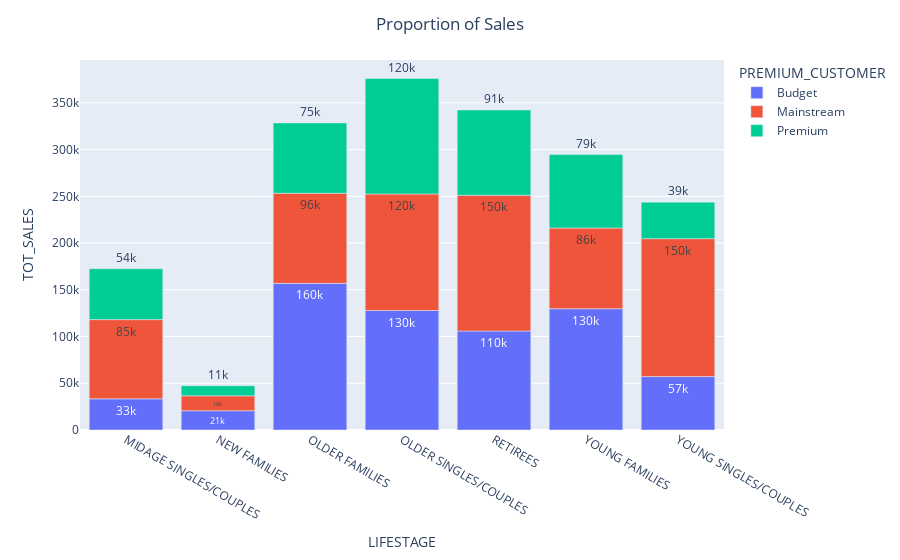

The notebook cell saved with this chart:
### Code cell
# Visualize correlation between Proportion of Customers/ total sales
df_corr = df.groupby(['LIFESTAGE','PREMIUM_CUSTOMER'])[['TOT_SALES']].sum().reset_index()
fig = px.bar(df_corr,df_corr['LIFESTAGE'],df_corr['TOT_SALES'],df_corr['PREMIUM_CUSTOMER'],text=df_corr['TOT_SALES'])
fig.update_traces(texttemplate='%{text:.2s}', textposition='outside')
fig.update_layout(title='Proportion of Sales',title_x=0.5)
fig.show()

### Figure 1 — Plotly figure (JSON) as saved in the notebook; plotly's stock layout.template omitted (floating-point values rounded to 4 significant figures)
{"data": [{"alignmentgroup": "True", "hovertemplate": "PREMIUM_CUSTOMER=Budget<br>LIFESTAGE=%{x}<br>TOT_SALES=%{text}<extra></extra>", "legendgroup": "Budget", "marker": {"color": "#636efa"}, "name": "Budget", "offsetgroup": "Budget", "orientation": "v", "showlegend": true, "text": [33350.0, 20610.0, 156900.0, 127800.0, 105900.0, 129700.0, 57120.0], "textposition": "outside", "texttemplate": "%{text:.2s}", "type": "bar", "x": ["MIDAGE SINGLES/COUPLES", "NEW FAMILIES", "OLDER FAMILIES", "OLDER SINGLES/COUPLES", "RETIREES", "YOUNG FAMILIES", "YOUNG SINGLES/COUPLES"], "xaxis": "x", "y": [33350.0, 20610.0, 156900.0, 127800.0, 105900.0, 129700.0, 57120.0], "yaxis": "y"}, {"alignmentgroup": "True", "hovertemplate": "PREMIUM_CUSTOMER=Mainstream<br>LIFESTAGE=%{x}<br>TOT_SALES=%{text}<extra></extra>", "legendgroup": "Mainstream", "marker": {"color": "#EF553B"}, "name": "Mainstream", "offsetgroup": "Mainstream", "orientation": "v", "showlegend": true, "text": [84730.0, 15980.0, 96410.0, 124600.0, 145200.0, 86340.0, 147600.0], "textposition": "outside", "texttemplate": "%{text:.2s}", "type": "bar", "x": ["MIDAGE SINGLES/COUPLES", "NEW FAMILIES", "OLDER FAMILIES", "OLDER SINGLES/COUPLES", "RETIREES", "YOUNG FAMILIES", "YOUNG SINGLES/COUPLES"], "xaxis": "x", "y": [84730.0, 15980.0, 96410.0, 124600.0, 145200.0, 86340.0, 147600.0], "yaxis": "y"}, {"alignmentgroup": "True", "hovertemplate": "PREMIUM_CUSTOMER=Premium<br>LIFESTAGE=%{x}<br>TOT_SALES=%{text}<extra></extra>", "legendgroup": "Premium", "marker": {"color": "#00cc96"}, "name": "Premium", "offsetgroup": "Premium", "orientation": "v", "showlegend": true, "text": [54440.0, 10760.0, 75240.0, 123500.0, 91300.0, 78570.0, 39050.0], "textposition": "outside", "texttemplate": "%{text:.2s}", "type": "bar", "x": ["MIDAGE SINGLES/COUPLES", "NEW FAMILIES", "OLDER FAMILIES", "OLDER SINGLES/COUPLES", "RETIREES", "YOUNG FAMILIES", "YOUNG SINGLES/COUPLES"], "xaxis": "x", "y": [54440.0, 10760.0, 75240.0, 123500.0, 91300.0, 78570.0, 39050.0], "yaxis": "y"}], "layout": {"barmode": "relative", "legend": {"title": {"text": "PREMIUM_CUSTOMER"}, "tracegroupgap": 0}, "margin": {"t": 60}, "title": {"text": "Proportion of Sales", "x": 0.5}, "xaxis": {"anchor": "y", "domain": [0, 1], "title": {"text": "LIFESTAGE"}}, "yaxis": {"anchor": "x", "domain": [0, 1], "title": {"text": "TOT_SALES"}}}}
